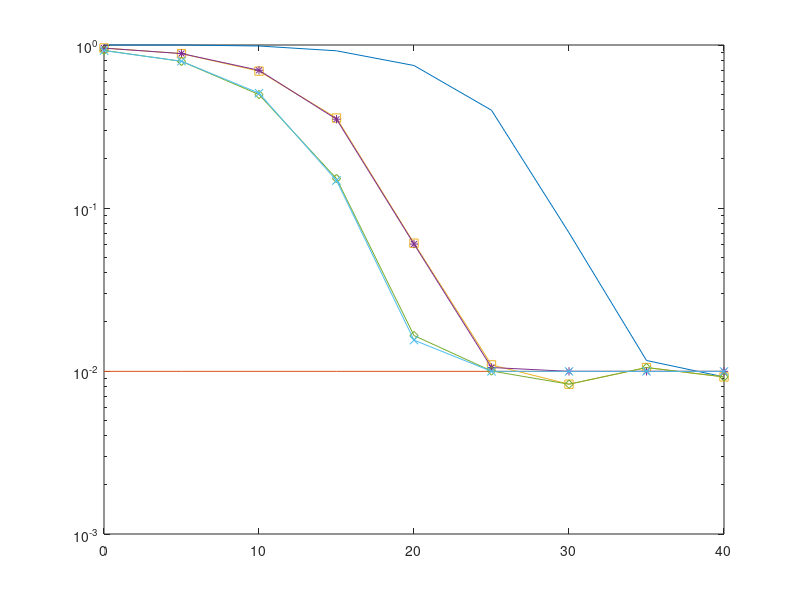

The MATLAB source for this figure:
clear all 
 snrdb = [0: 5 : 40]; ct=10000;
 M=10; 
 
 
  R0 = 1; %snr0 = (2^R0-1)/h0;
  Ri=0.5;
   
   
 for k =  1:length(snrdb)
    snr = 10^((snrdb(k))/10);  %snr0 = snr;
    snr0=10^((snrdb(5))/10); 
    eps0 = (2^R0-1)/snr0;          %%%%% BE CAREFUL WITH snr0
    tau =  1.2;%/snr;         
        
   sum1=0; sum2=0; sum3=0;sum4=0;  
  for ix = 1 :ct       
      h0 = abs(complex(sqrt(0.5)*randn(1,1),sqrt(0.5)*randn(1,1))).^2;
      
     h = abs(complex(sqrt(0.5)*randn(M,1),sqrt(0.5)*randn(M,1))).^2;
     h = sort(h, 'ascend');     
     
     n = sum(sign(h-tau)+1)/2;
     nk(ix)=n;
     xm = sum(h(M-n+1:M));
     
     Rs = log2(1+xm*snr/(h0*snr0 +1 ));
     
     if (Rs==0|Rs>n*Ri) & log2(1+h0*snr0)>R0
         sum1 = sum1 +1;
     end
     
     % SINGLE
     if n==0
         xm = 0;
     else
         xm = sum(h(M));%sum(h(M-n+1:M));
     end     
     Rs = log2(1+xm*snr/(h0*snr0 +1 ));
     
     %use the best
     if (Rs==0|Rs>Ri) & log2(1+h0*snr0)>R0
         sum2 = sum2 +1;
     end

          Rall = log2(1+sum(h)*snr/(h0*snr0 +1 ));
     if (Rall==0|Rall>M*Ri) & log2(1+h0*snr0)>R0
         sum3 = sum3 +1;
     end
  end
  p1(k) = 1- sum1/ct;
  p2(k) = 1- sum2/ct;
  p3(k) = 1- sum3/ct;
  nkk(k) = mean(nk);
   
    %analytical    
    suma1 = 0;
    for n=1:M
        eps_s = 2^(n*Ri)-1;
        tau_n = (n*tau/eps_s*snr-1)/snr0;
        tau_bar = max(tau_n, eps0);
        Q5 =0;
        for l = 1 : n-1
            Q5 = Q5 + eps_s^l*snr^(-l)*snr0^l/factorial(l)...
                *exp(-tau_n)*gammainc((tau_bar-tau_n)*(1+eps_s*snr^(-1)*snr0), l+1, 'upper')*factorial(l)...
                /(1+eps_s/snr*snr0)^(l+1);                
        end
        Q5 = Q5 +exp(-eps0)-exp(-tau_bar) + exp(-tau_n - (tau_bar-tau_n)*(1+eps_s*snr^(-1)*snr0))/(1+eps_s*snr^(-1)*snr0);
        suma1 = suma1 + factorial(M)/factorial(n)/factorial(M-n)*exp(-n*tau)*...
            (1-exp(-tau))^(M-n)* Q5;        
    end
    pa(k) = 1 - suma1 - (1-exp(-tau))^M*exp(-eps0); 
      
   
    %analytical DCC
%     suma1 = 0;
%       eps1 = 2^(Ri)-1; 
%     for n=1:M
%         Q7x =0;
%         thetah = max(eps0 , snr/snr0/eps1*tau-1/snr0);
%         for p=0:n
%              Q7x = Q7x + factorial(n)/factorial(p)/factorial(n-p)*(-1)^(p)*exp(p*tau)...
%                  *exp(-p/snr*eps1) *exp(-(1+p/snr*eps1*snr0)*thetah)/(1+p/snr*eps1*snr0);
%         end
%         if snr/snr0/eps1*tau -1/snr0>eps0 
%             Q7 = exp(-thetah) - Q7x + exp(-eps0 ) ...
%                 - exp(- (snr/snr0/eps1*tau - 1/snr0));
%         else
%             Q7 = exp(-thetah) -  Q7x ;
%         end
%         suma1 = suma1 + factorial(M)/factorial(n)/factorial(M-n)*exp(-n*tau)*...
%             (1-exp(-tau))^(M-n)* Q7;        
%     end
%     pa2(k) = 1-suma1 - (1- exp(-tau))^M*exp(-eps0);  
    suma1 = 0;
      eps1 = 2^(Ri)-1; 
        Q4x =0;
        thetah = max(eps0 , snr/snr0/eps1*tau-1/snr0);
        for p=0:M
             Q4x = Q4x + factorial(M)/factorial(p)/factorial(M-p)*(-1)^(p)...
                 *exp(-p/snr*eps1) *exp(-(1+p/snr*eps1*snr0)*thetah)/(1+p/snr*eps1*snr0);
        end
        if snr/snr0/eps1*tau -1/snr0>eps0 
            Q4 = exp(-thetah) - Q4x + (1-(1-exp(-tau))^M)*(exp(-eps0 ) ...
                - exp(- (snr/snr0/eps1*tau - 1/snr0)));
        else
            Q4 = exp(-thetah) -  Q4x ;
        end     

        pa2(k) = 1-Q4 - (1- exp(-tau))^M*exp(-eps0);  

 end
semilogy(snrdb,p3,snrdb, 1-exp(-eps0)*ones(1,length(snrdb)),snrdb,p1,'-s',snrdb,pa,'-*',snrdb,p2,'-d',snrdb,pa2,'-x')% ,snrdb,  (10.^snrdb/10).^(-1)  )